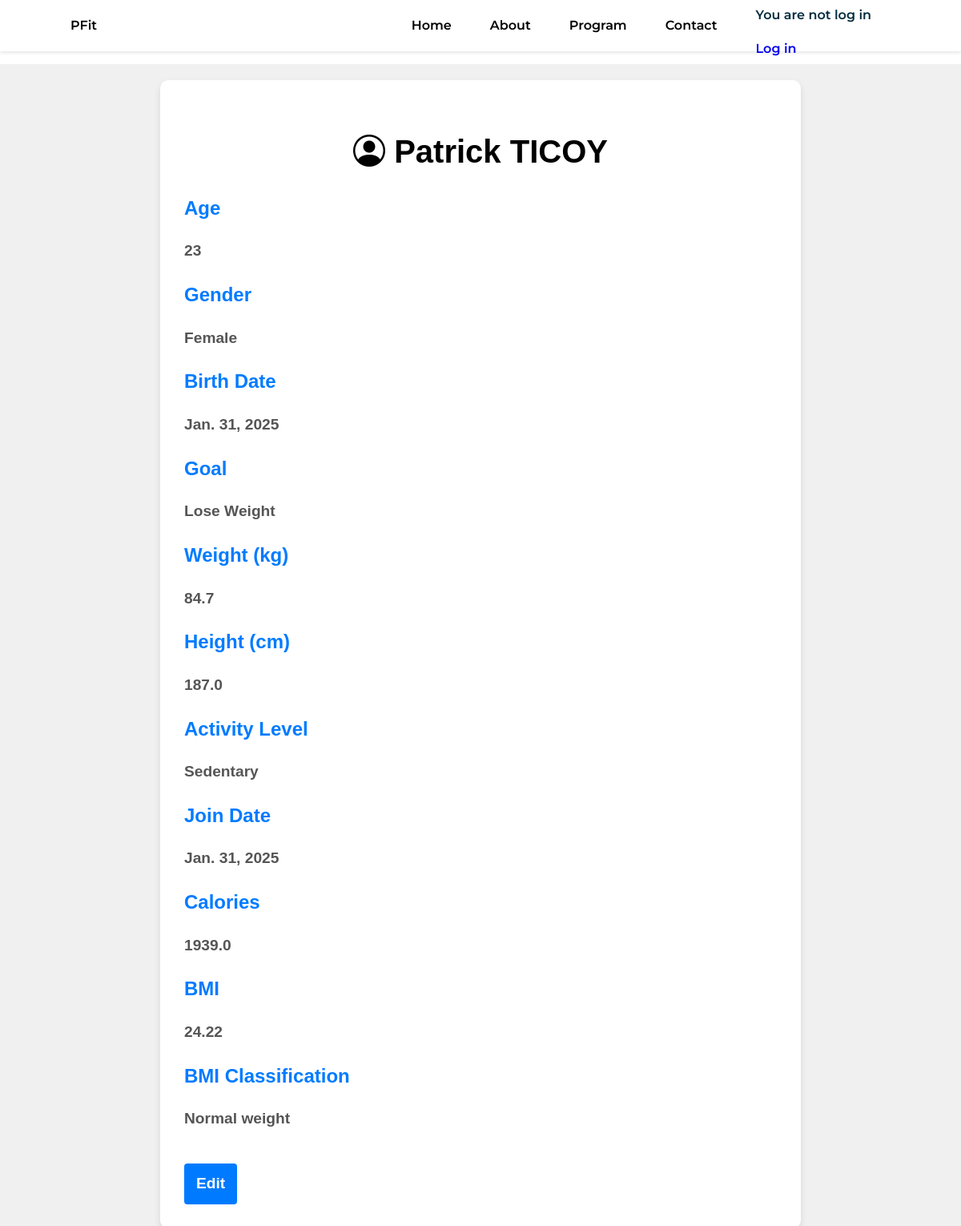
Screenshot of /info/2/ with the database file from the repository.
### app/models.py (models this page shows, shortened)
class Client(models.Model):
    user = models.OneToOneField(User, null=True,  on_delete=models.CASCADE)
    clientID = models.AutoField(primary_key=True)
    fname = models.CharField(max_length=100,null = False)
    lname = models.CharField(max_length=100, null = False)
    clientAge=models.PositiveIntegerField()
    gender_choices = (
        ('M', 'Male'),
        ('F', 'Female'),
        ('', 'Other'),
    )
    clientSex = models.CharField(max_length=10, choices=gender_choices)
    birthdate = models.DateField()
    goal = models.ForeignKey(Goals, on_delete=models.CASCADE)
    weight = models.FloatField()
    height = models.FloatField()
    level_choices = (
        ('Sedentary', 'Sedentary'),
        ('Lightly Active', 'Lightly Active'),
        ('Moderately Active', 'Moderately Active'),
        ('Very Active', 'Very Active'),
        ('Athlete 2x per day', 'Athlete 2x per day'),
    )
    activityLevel = models.CharField(max_length=100, choices=level_choices)
    joinedDate = models.DateField(null = False)
    bmi = models.FloatField(null=True, blank=True)
    calories = models.FloatField(null=True, blank=True)
    bmi_category = models.CharField(max_length=10, null=True, blank=True)

class Goals(models.Model):
    goalID = models.AutoField(primary_key=True)
    goal =  models.CharField(max_length=100)
    goalDescription = models.TextField()
    exerciseDuration = models.PositiveIntegerField()
    def __str__(self):
        return self.goal

### app/views.py (the view)
# urls.py: path('info/<int:pk>/', ClientInfoView.as_view(), name='client_info'),
class ClientInfoView(DetailView):
    model = Client
    context_object_name = 'client'
    template_name = 'apps/homepages/client_infoview.html'

### app/context_processors.py (called while the page is built)
def client_processor(request):
    client = None
    if request.user.is_authenticated:
        client = Client.objects.filter(user=request.user).first()
    return {'client': client}

### app/templates/apps/homepages/client_infoview.html (shortened to what this page needs)
{% extends 'apps/homepages/homepagebase.html'%}
{% load static %}
{% block content%}
<link rel="stylesheet" href="{% static 'css/profile_info.css' %}">
{% if client%}
<div class="client-detail-container">
    <div class="client-detail">
        <h1  class="bi bi-person-circle" style ="color:black;">
            {{ client.fname }} {{ client.lname }}
        </h1>
        <div class="detail-item">
            <h2>Age</h2>
            <p>{{ client.clientAge }}</p>
        </div>
        <div class="detail-item">
            <h2>Gender</h2>
            <p>{{ client.get_clientSex_display }}</p>
        </div>
        <div class="detail-item">
            <h2>Birth Date</h2>
            <p>{{ client.birthdate }}</p>
        </div>
        <div class="detail-item">
            <h2>Goal</h2>
            <p>{{ client.goal }}</p>
        </div>
        <div class="detail-item">
            <h2>Weight (kg)</h2>
            <p>{{ client.weight }}</p>
        </div>
        <div class="detail-item">
            <h2>Height (cm)</h2>
            <p>{{ client.height }}</p>
        </div>
        <div class="detail-item">
            <h2>Activity Level</h2>
            <p>{{ client.get_activityLevel_display }}</p>
        </div>
        <div class="detail-item">
            <h2>Join Date</h2>
            <p>{{ client.joinedDate }}</p>
        </div>
        <div class="detail-item">
            <h2>Calories</h2>
            <p>{{ client.calories }}</p>
        </div>
        <div class="detail-item">
            <h2>BMI</h2>
            <p>{{ client.bmi }}</p>
        </div>
        <div class="detail-item">
            <h2>BMI Classification</h2>
            <p>{{ client.bmi_category }}</p>
        </div>
        <a href= "{% url 'client_update' object.pk %}"class ="cta-btn" type="submit" value ="Edit">Edit</a>
    </div>
</div>
{% endif %}
{% endblock content %}

### static/css/homepage.css (style rules this page uses)
* { box-sizing: border-box; }
body { margin: 0; font-family: 'Montserrat', sans-serif; line-height: 1.6; }
p { color: #002C3F; }
.cta-btn { display: inline-block; padding: 10px 20px; background-color: #007bff; color: white; text-decoration: none; border-radius: 5px; margin-top: 20px; }
.cta-btn { background-color: #00A359; color: white; padding: 10px 25px; text-decoration: none; font-size: 1.2rem; border-radius: 5px; display: inline-block; margin-top: 20px; }

### static/css/navbar.css (style rules this page uses)
:root { --header-height: 3rem; --first-color: black; --first-color-light: #00A359; --dark-color: black; --white-color: black; --body-font: 'Montserrat', 'sans-serif'; --nav-name-font-size: 1.2rem; --normal-font-size: 1rem; --z-fixed: 100; }
* { box-sizing: border-box; }
@media screen and (min-width: 768px) { :root { --nav-name-font-size: 1rem; --normal-font-size: 1rem; } }
body { margin: var(--header-height) 0 0 0; font-family: var(--body-font); font-size: var(--normal-font-size); font-weight: 600; line-height: 1.6; }
a { text-decoration: none; }
@media screen and (min-width: 768px) { body { margin: 0; } }

### static/css/profile_info.css (style rules this page uses)
html { scroll-behavior: smooth ; scroll-padding: 120px; }
.cta-btn { background-color: #007bff; color: white; padding: 10px 15px; border: none; border-radius: 4px; cursor: pointer; margin-right: 10px; }
.detail-item { margin-bottom: 20px; }
.detail-item h2 { font-size: 1.5em; color: #007bff; margin-bottom: 10px; }
.detail-item p, .detail-item ul { font-size: 1.2em; color: #555; line-height: 1.6; }
.client-detail-container { display: flex; justify-content: center; align-items: center; min-height: 100vh; padding: 20px; background-color: #f0f0f0; margin-top: 80px; }
.client-detail { background-color: #ffffff; padding: 30px; border-radius: 10px; box-shadow: 0 4px 8px rgba(0, 0, 0, 0.1); max-width: 800px; width: 100%; font-family: 'Arial', sans-serif; }
.client-detail h1 { text-align: center; font-size: 2.5em; margin-bottom: 20px; color: #333; }
.detail-item p { font-size: 1.2em; color: #555; line-height: 1.6; }

### rows the page displays
Client: fname "Patrick", lname "TICOY", clientAge "23", clientSex "Female", birthdate "Jan. 31, 2025", goal "Lose Weight", weight "84.7", height "187.0", activityLevel "Sedentary", joinedDate "Jan. 31, 2025", calories "1939.0", bmi "24.22", bmi_category "Normal weight"
